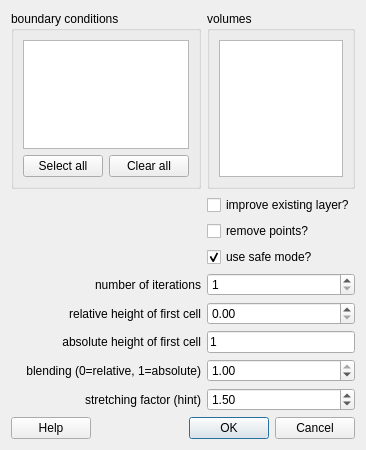
<?xml version="1.0" encoding="UTF-8"?>
<ui version="4.0">
 <class>GuiCreateBoundaryLayer</class>
 <widget class="QDialog" name="GuiCreateBoundaryLayer">
  <property name="geometry">
   <rect>
    <x>0</x>
    <y>0</y>
    <width>348</width>
    <height>450</height>
   </rect>
  </property>
  <property name="minimumSize">
   <size>
    <width>0</width>
    <height>0</height>
   </size>
  </property>
  <property name="windowTitle">
   <string>create prismatic boundary layer</string>
  </property>
  <property name="windowIcon">
   <iconset resource="../engrid.qrc">
    <normaloff>:/icons/resources/icons/G.png</normaloff>:/icons/resources/icons/G.png</iconset>
  </property>
  <layout class="QGridLayout" name="gridLayout">
   <item row="0" column="0">
    <widget class="QGroupBox" name="groupBox">
     <property name="sizePolicy">
      <sizepolicy hsizetype="Expanding" vsizetype="Preferred">
       <horstretch>0</horstretch>
       <verstretch>0</verstretch>
      </sizepolicy>
     </property>
     <property name="title">
      <string>boundary conditions</string>
     </property>
     <layout class="QVBoxLayout" name="verticalLayout_2">
      <item>
       <widget class="QListWidget" name="listWidgetBC">
        <property name="sizePolicy">
         <sizepolicy hsizetype="Expanding" vsizetype="Expanding">
          <horstretch>0</horstretch>
          <verstretch>0</verstretch>
         </sizepolicy>
        </property>
        <property name="maximumSize">
         <size>
          <width>16777215</width>
          <height>16777215</height>
         </size>
        </property>
       </widget>
      </item>
      <item>
       <layout class="QHBoxLayout" name="horizontalLayout">
        <item>
         <widget class="QPushButton" name="pushButton_SelectAll_BC">
          <property name="text">
           <string>Select all</string>
          </property>
         </widget>
        </item>
        <item>
         <widget class="QPushButton" name="pushButton_ClearAll_BC">
          <property name="text">
           <string>Clear all</string>
          </property>
         </widget>
        </item>
       </layout>
      </item>
     </layout>
    </widget>
   </item>
   <item row="0" column="1">
    <widget class="QGroupBox" name="groupBox_2">
     <property name="title">
      <string>volumes</string>
     </property>
     <layout class="QVBoxLayout" name="verticalLayout">
      <item>
       <widget class="QListWidget" name="listWidgetVC"/>
      </item>
     </layout>
    </widget>
   </item>
   <item row="10" column="0" colspan="2">
    <layout class="QHBoxLayout">
     <item>
      <widget class="QPushButton" name="pushButtonHelp">
       <property name="text">
        <string>Help</string>
       </property>
      </widget>
     </item>
     <item>
      <spacer name="horizontalSpacer">
       <property name="orientation">
        <enum>Qt::Horizontal</enum>
       </property>
       <property name="sizeHint" stdset="0">
        <size>
         <width>40</width>
         <height>20</height>
        </size>
       </property>
      </spacer>
     </item>
     <item>
      <widget class="QDialogButtonBox" name="buttonBox">
       <property name="orientation">
        <enum>Qt::Horizontal</enum>
       </property>
       <property name="standardButtons">
        <set>QDialogButtonBox::Cancel|QDialogButtonBox::Ok</set>
       </property>
      </widget>
     </item>
    </layout>
   </item>
   <item row="4" column="0">
    <widget class="QLabel" name="label">
     <property name="text">
      <string>number of iterations</string>
     </property>
     <property name="alignment">
      <set>Qt::AlignRight|Qt::AlignTrailing|Qt::AlignVCenter</set>
     </property>
    </widget>
   </item>
   <item row="4" column="1">
    <widget class="QSpinBox" name="spinBoxIterations">
     <property name="minimum">
      <number>1</number>
     </property>
    </widget>
   </item>
   <item row="1" column="1">
    <widget class="QCheckBox" name="checkBoxImprove">
     <property name="text">
      <string>improve existing layer?</string>
     </property>
    </widget>
   </item>
   <item row="5" column="1">
    <widget class="QDoubleSpinBox" name="doubleSpinBoxHeight">
     <property name="maximum">
      <double>5.000000000000000</double>
     </property>
     <property name="singleStep">
      <double>0.050000000000000</double>
     </property>
    </widget>
   </item>
   <item row="5" column="0">
    <widget class="QLabel" name="label_2">
     <property name="text">
      <string>relative height of first cell</string>
     </property>
     <property name="alignment">
      <set>Qt::AlignRight|Qt::AlignTrailing|Qt::AlignVCenter</set>
     </property>
    </widget>
   </item>
   <item row="6" column="0">
    <widget class="QLabel" name="label_4">
     <property name="text">
      <string>absolute height of first cell</string>
     </property>
     <property name="alignment">
      <set>Qt::AlignRight|Qt::AlignTrailing|Qt::AlignVCenter</set>
     </property>
    </widget>
   </item>
   <item row="7" column="0">
    <widget class="QLabel" name="label_5">
     <property name="text">
      <string>blending (0=relative, 1=absolute)</string>
     </property>
     <property name="alignment">
      <set>Qt::AlignRight|Qt::AlignTrailing|Qt::AlignVCenter</set>
     </property>
    </widget>
   </item>
   <item row="7" column="1">
    <widget class="QDoubleSpinBox" name="doubleSpinBoxBlending">
     <property name="maximum">
      <double>1.000000000000000</double>
     </property>
     <property name="singleStep">
      <double>0.100000000000000</double>
     </property>
     <property name="value">
      <double>1.000000000000000</double>
     </property>
    </widget>
   </item>
   <item row="6" column="1">
    <widget class="QLineEdit" name="lineEditAbsolute">
     <property name="text">
      <string>1</string>
     </property>
    </widget>
   </item>
   <item row="2" column="1">
    <widget class="QCheckBox" name="checkBoxRemovePoints">
     <property name="text">
      <string>remove points?</string>
     </property>
    </widget>
   </item>
   <item row="8" column="0">
    <widget class="QLabel" name="label_3">
     <property name="text">
      <string>stretching factor (hint)</string>
     </property>
     <property name="alignment">
      <set>Qt::AlignRight|Qt::AlignTrailing|Qt::AlignVCenter</set>
     </property>
    </widget>
   </item>
   <item row="8" column="1">
    <widget class="QDoubleSpinBox" name="doubleSpinBoxStretching">
     <property name="minimum">
      <double>0.500000000000000</double>
     </property>
     <property name="maximum">
      <double>3.000000000000000</double>
     </property>
     <property name="singleStep">
      <double>0.050000000000000</double>
     </property>
     <property name="value">
      <double>1.500000000000000</double>
     </property>
    </widget>
   </item>
   <item row="3" column="1">
    <widget class="QCheckBox" name="checkBoxSafeMode">
     <property name="text">
      <string>use safe mode?</string>
     </property>
     <property name="checked">
      <bool>true</bool>
     </property>
    </widget>
   </item>
  </layout>
 </widget>
 <resources>
  <include location="../engrid.qrc"/>
 </resources>
 <connections>
  <connection>
   <sender>buttonBox</sender>
   <signal>accepted()</signal>
   <receiver>GuiCreateBoundaryLayer</receiver>
   <slot>accept()</slot>
   <hints>
    <hint type="sourcelabel">
     <x>248</x>
     <y>254</y>
    </hint>
    <hint type="destinationlabel">
     <x>157</x>
     <y>274</y>
    </hint>
   </hints>
  </connection>
  <connection>
   <sender>buttonBox</sender>
   <signal>rejected()</signal>
   <receiver>GuiCreateBoundaryLayer</receiver>
   <slot>reject()</slot>
   <hints>
    <hint type="sourcelabel">
     <x>316</x>
     <y>260</y>
    </hint>
    <hint type="destinationlabel">
     <x>286</x>
     <y>274</y>
    </hint>
   </hints>
  </connection>
 </connections>
</ui>
